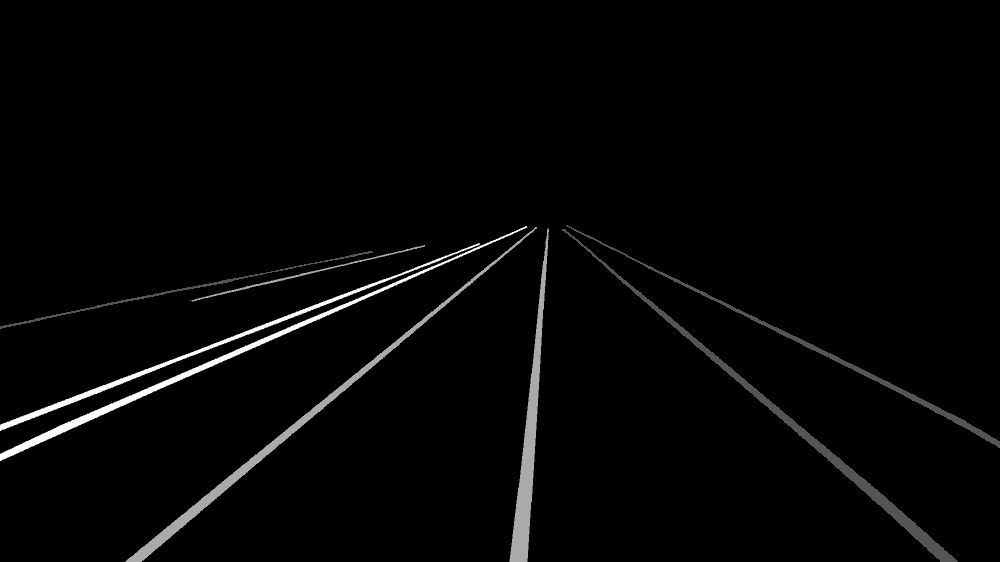
#> input picture test/f628438.png, 1000 x 562 px, shrunk from 1920 x 1080 before the run, found by its file name
$ python '拟合_test.py'
#> lines starting #> are read from the running program, lines starting #| are printed output that depends on the picture; after the words box and inside, x2 and y2 are one past the last pixel; in counts of white or black regions, pixels touching at a corner belong together
#> further down, binary is the input picture: shape (562, 1000); min 0, max 3, mean 0.0607
import numpy as np
import cv2
import matplotlib.pyplot as plt

# def find_line_fit(img, nwindows=9, margin=100, minpix=50):
def find_line_fit(img, nwindows=15, margin=20, minpix=5):
#> called with nwindows = 15, margin = 10, minpix = 5
    histogram = np.sum(img[img.shape[0]//2: ,:], axis=0)
#> histogram = 1000 values, max 303 at index 527, min 0 at index 474, mean 30.62

    plt.figure()
    plt.title('Vertical Projection Histogram')
    plt.plot(histogram)
    plt.show()
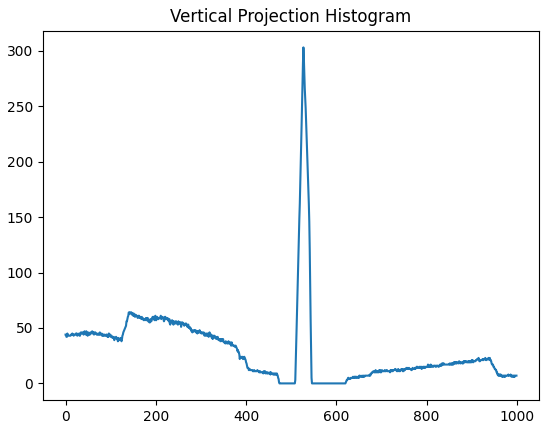
#> figure drawn by matplotlib, 1 panel; curve peaks at x = 527, y = 303
    # Create an output image to draw on and  visualize the result
    # 创建输出图像以绘制并可视化结果
    out_img = np.dstack((img, img, img)) * 255
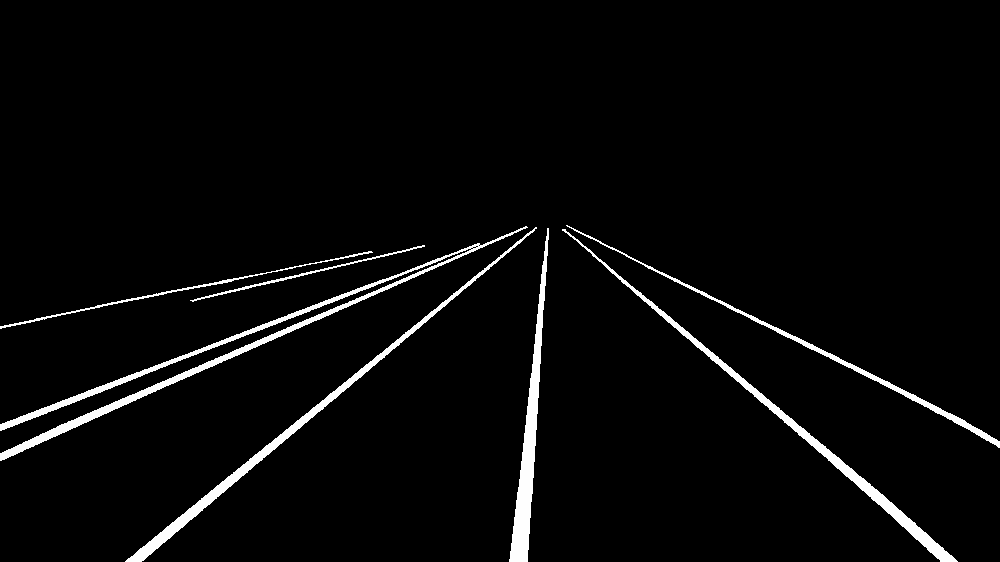
#> out_img: shape (562, 1000, 3); min 0, max 255, mean 8.6
    # Find the peak of the left and right halves of the histogram
    # 找出直方图左右两半的峰值
    # These will be the starting point for the left and right lines
    # 这些将是左右线的起点
    midpoint = np.int_(histogram.shape[0] /2)
#> midpoint = 500
    print(midpoint)
#| 500
    leftx_base = np.argmax(histogram[:midpoint])
#> leftx_base = 140
    print(leftx_base)
#| 140
    rightx_base = np.argmax(histogram[midpoint:]) + midpoint
#> rightx_base = 527
    print(rightx_base)
#| 527

    # Set height of windows
    # 设置窗框高度
    window_height = np.int_(img.shape[0 ] /nwindows)
#> window_height = 37
    # Identify the x and y positions of all nonzero pixels in the image
    # 辨别所有非零像素的x和y的位置
    nonzero = img.nonzero() # 用于得到非零元素的位置
#> nonzero = 19041 positions, rows 225 to 561, columns 0 to 999
    nonzeroy = np.array(nonzero[0])
#> nonzeroy = 19041 values from 225 to 561
    nonzerox = np.array(nonzero[1])
#> nonzerox = 19041 values, max 999 at index 13261, min 0 at index 5083, mean 452.9
    # Current positions to be updated for each window
    # 用当前的位置去更新每个窗口
    leftx_current = leftx_base
#> leftx_current = 140
    rightx_current = rightx_base
#> rightx_current = 527
    # Create empty lists to receive left and right lane pixel indices
    # 创建空的列表分别放入左右两天车道线像素合集
    left_lane_inds = []
    right_lane_inds = []

    # Step through the windows one by one
    # 一步一步滑动窗口检测
    '''

    '''
    for window in range(nwindows):
        # Identify window boundaries in x and y (and right and left)
        win_y_low = img.shape[0] - (window +1 ) *window_height
        win_y_high = img.shape[0] - window *window_height
        win_xleft_low = leftx_current - margin
        win_xleft_high = leftx_current + margin
        win_xright_low = rightx_current - margin
        win_xright_high = rightx_current + margin
        # Draw the windows on the visualization image
        cv2.rectangle(out_img,(win_xleft_low ,win_y_low) ,(win_xleft_high ,win_y_high),(0 ,255 ,0), 2)
        cv2.rectangle(out_img,(win_xright_low ,win_y_low) ,(win_xright_high ,win_y_high),(0 ,255 ,0), 2)
        # Identify the nonzero pixels in x and y within the window
        good_left_inds = ((nonzeroy >= win_y_low) & (nonzeroy < win_y_high) &
                          (nonzerox >= win_xleft_low) &  (nonzerox < win_xleft_high)).nonzero()[0]
        good_right_inds = ((nonzeroy >= win_y_low) & (nonzeroy < win_y_high) &
                           (nonzerox >= win_xright_low) &  (nonzerox < win_xright_high)).nonzero()[0]
        # Append these indices to the lists
        left_lane_inds.append(good_left_inds)
        right_lane_inds.append(good_right_inds)
        # If you found > minpix pixels, recenter next window on their mean position
        if len(good_left_inds) > minpix:
            leftx_current = np.int_(np.mean(nonzerox[good_left_inds]))
        if len(good_right_inds) > minpix:
            rightx_current = np.int_(np.mean(nonzerox[good_right_inds]))
#> this loop made 15 passes
#> (win_xleft_low, win_xleft_high, win_xright_low, win_xright_high, leftx_current, rightx_current) on passes 1, 5, 6, 8: (130, 150, 517, 537, 141, 522), (131, 151, 519, 539, 139, 533), (129, 149, 523, 543, 139, 536), (129, 149, 529, 549, 138, 542)
#> (win_xleft_low, win_xleft_high, win_xright_low, win_xright_high, good_right_inds, rightx_current) on pass 10: (128, 148, 534, 554, [12, 13, 23, 24, 25, 26, 27], 538)
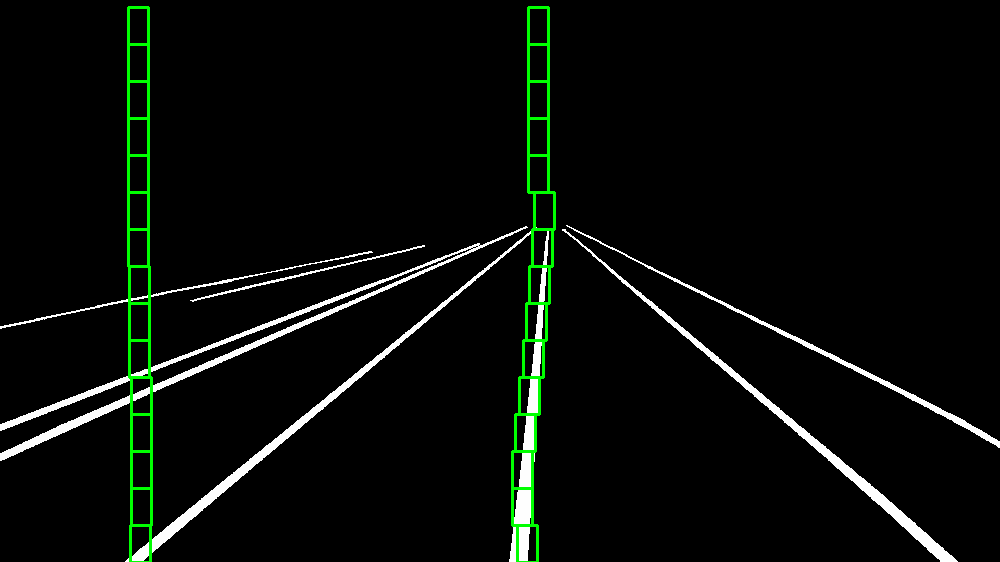
#> out_img: shape (562, 1000, 3); 1.48% of pixels changed, all inside (x1, y1, x2, y2) = (127, 6, 556, 562); drawn as B, G, R
#> after the loop, left_lane_inds = 15 items; right_lane_inds = 15 items

    # Concatenate the arrays of indices
    #
    left_lane_inds = np.concatenate(left_lane_inds)
#> left_lane_inds = 524 values, max 19003 at index 227, min 3079 at index 476, mean 12624.5
    right_lane_inds = np.concatenate(right_lane_inds)
#> right_lane_inds = 3022 values, max 19022 at index 440, min 12 at index 3015, mean 11784.1

    # Extract left and right line pixel positions
    leftx = nonzerox[left_lane_inds]
#> leftx = 524 values, max 150 at index 244, min 129 at index 450, mean 140.2
    lefty = nonzeroy[left_lane_inds]
#> lefty = 524 values, max 561 at index 216, min 295 at index 476, mean 450.6
    rightx = nonzerox[right_lane_inds]
#> rightx = 3022 values, max 548 at index 2896, min 514 at index 882, mean 530
    righty = nonzeroy[right_lane_inds]
#> righty = 3022 values, max 561 at index 430, min 227 at index 3015, mean 430.7

    # to plot
    out_img[nonzeroy[left_lane_inds], nonzerox[left_lane_inds]] = [255, 0, 0]
    out_img[nonzeroy[right_lane_inds], nonzerox[right_lane_inds]] = [0, 0, 255]
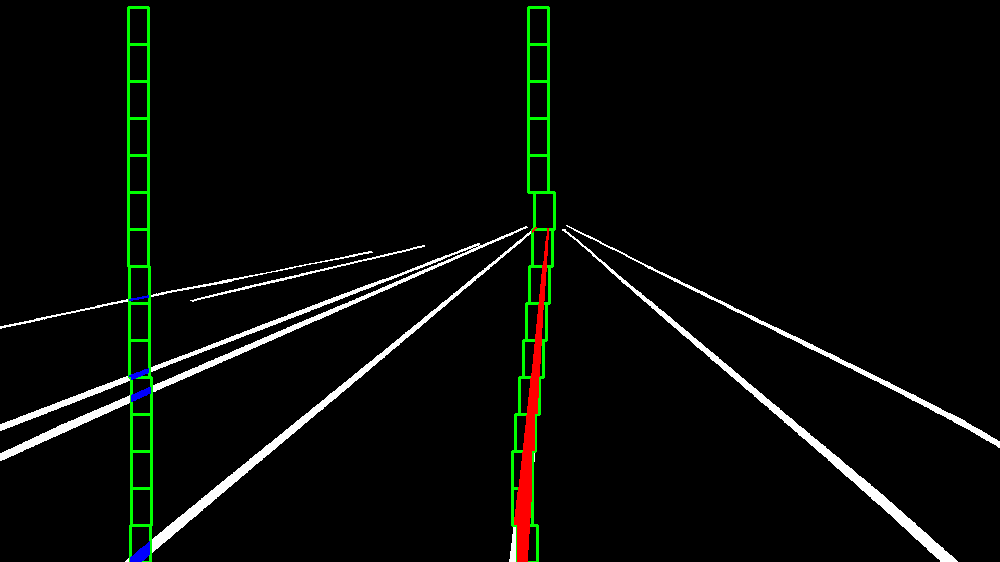
#> out_img: shape (562, 1000, 3); mean of channels 0, 1, 2 7.1, 10.4, 8.3; drawn as B, G, R

    # Fit a second order polynomial to each
    left_fit = np.polyfit(lefty, leftx, 3)
#> left_fit = [-9.7e-06, 0.012, -4.79, 756.5]
    right_fit = np.polyfit(righty, rightx, 3)
#> right_fit = [1.23e-06, -0.00145, 0.464, 499.3]
    return left_fit, right_fit, out_img

# Generate x and y values for plotting
def get_fit_xy(img, left_fit, right_fit):
    ploty = np.linspace(0, img.shape[0] -1, img.shape[0])
    left_fitx = left_fit[0] *ploty**2 + left_fit[1] *ploty + left_fit[2]
    right_fitx = right_fit[0]  *ploty**2 + right_fit[1] *ploty + right_fit[2]
    return left_fitx, right_fitx, ploty
binary='../data/image/f628438.png'
binary = cv2.imread(binary, cv2.IMREAD_GRAYSCALE)
left_fit, right_fit, out_img = find_line_fit(binary, nwindows=15, margin=10, minpix=5)
#> left_fit = [-9.7e-06, 0.012, -4.79, 756.5]; right_fit = [1.23e-06, -0.00145, 0.464, 499.3]
print(right_fit)
#| [ 1.23211170e-06 -1.44573924e-03  4.63675733e-01  4.99278132e+02]
cv2.namedWindow('image', cv2.WINDOW_NORMAL)
cv2.imshow('image', out_img)
cv2.waitKey(0)
cv2.destroyAllWindows()
#left_fitx, right_fitx, ploty = get_fit_xy(binary, left_fit, right_fit)
print(right_fit)
#| [ 1.23211170e-06 -1.44573924e-03  4.63675733e-01  4.99278132e+02]
